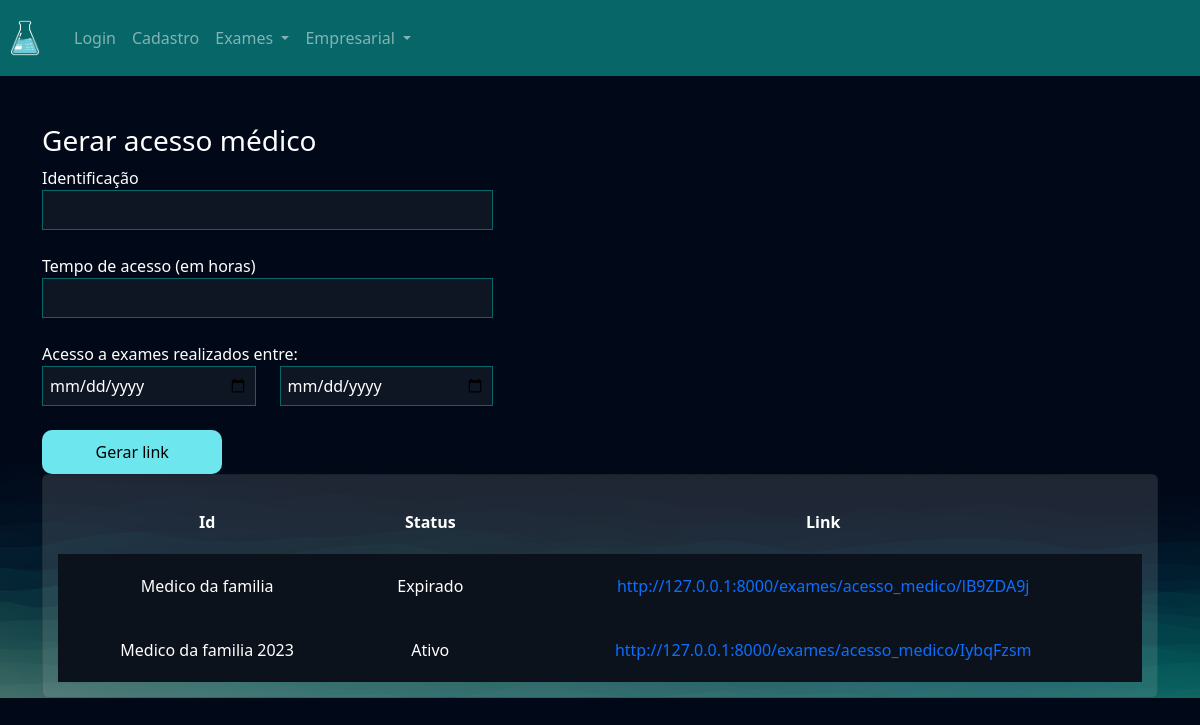
The app's page /exames/gerar_acesso_medico/ (signed in) with its own data.
### exames/models.py (models this page shows, shortened)
class AcessoMedico(models.Model):
    usuario = models.ForeignKey(User, on_delete=models.DO_NOTHING)
    identificacao = models.CharField(max_length=50)
    tempo_de_acesso = models.IntegerField() # Em horas
    criado_em = models.DateTimeField()
    data_exames_iniciais = models.DateField()
    data_exames_finais = models.DateField()
    token = models.CharField(max_length=20, null=True, blank=True)
    @property
    def status(self):
        return 'Expirado' if timezone.now() > (self.criado_em + timedelta(hours=self.tempo_de_acesso)) else 'Ativo'
    @property
    def url(self):
        return f"http://127.0.0.1:8000/exames/acesso_medico/{self.token}"

### exames/views.py (the view, shortened to what this page needs)
# urls.py: path('gerar_acesso_medico/', views.gerar_acesso_medico, name="gerar_acesso_medico"),
def gerar_acesso_medico(request):
    if not request.user.is_authenticated:
        messages.add_message(request, constants.ERROR, 'Você precisa fazer login para acessar esta pagina!')
        return redirect('/usuarios/login')
    if request.method == "GET":
        acessos_medicos = AcessoMedico.objects.filter(usuario =request. user)
        return render(request, 'gerar_acesso_medico.html', {'acessos_medicos': acessos_medicos})

### exames/templates/gerar_acesso_medico.html (shortened to what this page needs)
{% extends "bases/base.html" %}
{% load static %}
{% block 'head' %}
    <link href="{% static 'exames/css/exame.css' %}" rel="stylesheet">
    <link href="{% static 'exames/css/gerenciar_pedidos.css' %}" rel="stylesheet">
{% endblock 'head' %}
{% block 'conteudo' %}
    <br>
    <br>
    <div class="container">
        <div class="row">
            <div class="col-md-5">
                <h3>Gerar acesso médico</h3>
                <form action="{% url "gerar_acesso_medico" %}" method="POST">{% csrf_token %}
                    <label for="">Identificação</label>
                    <br>
                    <input style="width: 100%" type="text" name="identificacao" id="" class="input-default">
                    <br>
                    <br>
                    <label for="">Tempo de acesso (em horas)</label>
                    <br>
                    <input style="width: 100%" type="number" name="tempo_de_acesso" id="" class="input-default">
                    <br>
                    <br>
                    <div class="row">
                        <label for="">Acesso a exames realizados entre:</label>
                        <div class="col-md">
                            <input style="width: 100%" type="date" name="data_exame_inicial" id="" class="input-default">
                        </div>
                        <div class="col-md">
                            <input style="width: 100%" type="date" name="data_exame_final" id="" class="input-default">
                            <br>
                            <br>
                        </div>
                    </div>
                    <input style="width: 40%" type="submit" class="btn-default" value="Gerar link">
                </form>
            </div>
            <div class="col-md">
                <div class="card">
                    <table style="text-align: center">
                        <tr>
                          <th>Id</th>
                          <th>Status</th>
                          <th>Link</th>
                        </tr>
                        {% for acesso in acessos_medicos  %}
                            <tr class="linha-tabela">
                                <td>{{acesso.identificacao}}</td>
                                <td>{{acesso.status}}</td>
                                <td><a class="link-acesso-medico" href="{{acesso.url}}" target="_blank">{{acesso.url}}</a></td>
                            </tr>
                        {% endfor %}
                    </table>
                </div>
            </div>
        </div>
    </div>
{% endblock 'conteudo' %}

### templates/static/geral/css/base.css (style rules this page uses)
:root { --main-color: #151C34; --dark-color: #0C121C ; --light-color: #6DE6EE; --contrast-color: #f4c96b; --differential-color: #066668; }
* { color: white }
.input-default { background-color: rgba(255,255,255,0.05); border: 1px solid var(--differential-color); padding: 7px; width: 50%; }
.btn-default { background-color: var(--light-color); color: black; width: 15%; padding: 10px; border: none; border-radius: 10px; }

### templates/static/exames/css/exame.css (style rules this page uses)
body { background-image: url('/static/geral/img/bg2.png'); background-size: cover; }
.card { background-color: rgba(217, 217, 217, .14); color: white; padding: 15px; }
a.link-acesso-medico { text-decoration: none; }

### templates/static/exames/css/gerenciar_pedidos.css (style rules this page uses)
.linha-tabela { background-color: var(--dark-color); height: 20px; }
td, th { padding: 20px; }

### records on screen
AcessoMedico: identificacao "Medico da familia", status "Expirado", url "http://127.0.0.1:8000/exames/acesso_medico/lB9ZDA9j"
AcessoMedico: identificacao "Medico da familia 2023", status "Ativo", url "http://127.0.0.1:8000/exames/acesso_medico/IybqFzsm"
